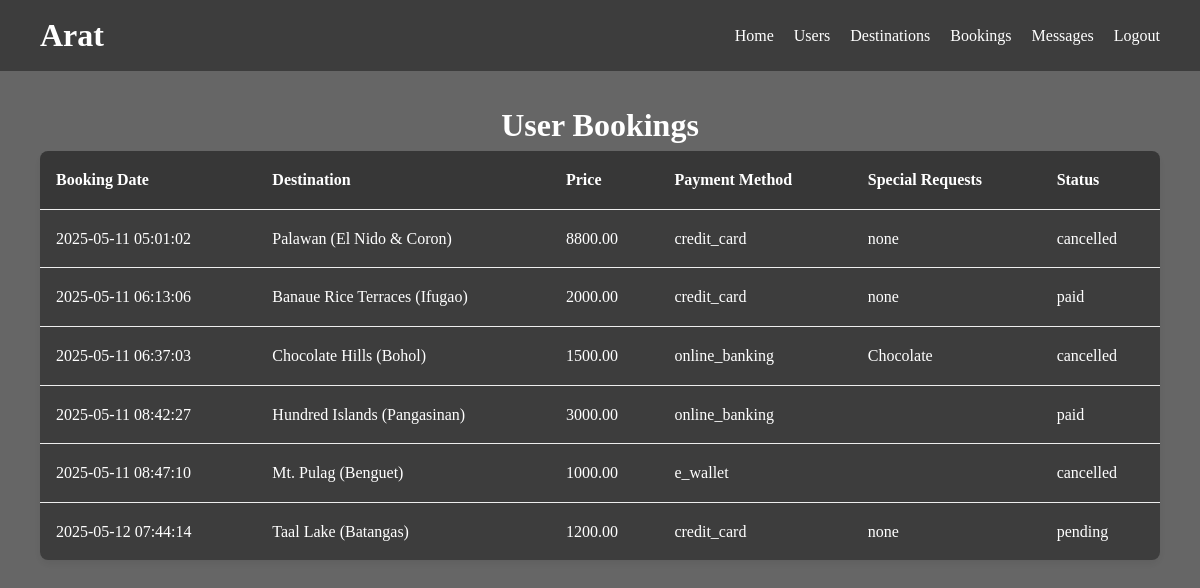
Page /frontend/admin/user_bookings.php?user_id=100 (signed in) on the committed database.
### tables this page shows
CREATE TABLE `bookings` (
  `id` int(11) NOT NULL,
  `user_id` int(11) NOT NULL,
  `package_id` int(11) NOT NULL,
  `booking_date` timestamp NOT NULL DEFAULT current_timestamp(),
  `payment_method` enum('credit_card','online_banking','e_wallet') NOT NULL,
  `special_requests` text DEFAULT NULL,
  `status` enum('pending','paid','cancelled') NOT NULL,
  `num_travelers` int(11) NOT NULL DEFAULT 1,
  `total_price` decimal(10,2) DEFAULT NULL
);

CREATE TABLE `destinations` (
  `id` int(11) NOT NULL,
  `operator_id` int(11) DEFAULT NULL,
  `name` varchar(100) DEFAULT NULL,
  `description` text DEFAULT NULL,
  `image_url` varchar(255) DEFAULT NULL,
  `itinerary` text DEFAULT NULL,
  `flight_info` varchar(255) DEFAULT NULL,
  `hotel` varchar(255) DEFAULT NULL,
  `start_date` date DEFAULT NULL,
  `end_date` date DEFAULT NULL,
  `price` decimal(10,2) DEFAULT NULL,
  `created_at` datetime DEFAULT current_timestamp(),
  `max_slots` int(11) DEFAULT 20,
  `is_featured` tinyint(1) DEFAULT 0
);

### frontend/admin/user_bookings.php (the view, shortened to what this page needs)
<?php
require '../../backend/config/db.php';
if (isset($_GET['user_id'])) {
    $user_id = $_GET['user_id'];
    $stmt = $pdo->prepare("SELECT bookings.*, destinations.name AS destination_name, destinations.price
                           FROM bookings
                           INNER JOIN destinations ON bookings.package_id = destinations.id
                           WHERE bookings.user_id = ?");
    $stmt->execute([$user_id]);
    $bookings = $stmt->fetchAll(PDO::FETCH_ASSOC);
} else {
    echo "Invalid user ID.";
    exit;
}
?>
<!DOCTYPE html>
<html>
<head>
</head>
<body>
<div class="overlay">
    <header>
        <h1>Arat</h1>
        <nav>
            <a href="dashboard.php">Home</a>
            <a href="users.php">Users</a>
            <a href="destinations.php">Destinations</a>
            <a href="bookings.php">Bookings</a>
            <a href="messages.php">Messages</a>
            <a href="/backend/auth/logout.php">Logout</a>
        </nav>
    </header>
        <h1>User Bookings</h1>
        <?php if (empty($bookings)): ?>
            <p>No bookings found for this user.</p>
        <?php else: ?>
            <table>
                <thead>
                    <tr>
                        <th>Booking Date</th>
                        <th>Destination</th>
                        <th>Price</th>
                        <th>Payment Method</th>
                        <th>Special Requests</th>
                        <th>Status</th>
                    </tr>
                </thead>
                <tbody>
                    <?php foreach ($bookings as $booking): ?>
                        <tr>
                            <td><?= htmlspecialchars($booking['booking_date']) ?></td>
                            <td><?= htmlspecialchars($booking['destination_name']) ?></td>
                            <td><?= htmlspecialchars($booking['price']) ?></td>
                            <td><?= htmlspecialchars($booking['payment_method']) ?></td>
                            <td><?= htmlspecialchars($booking['special_requests']) ?></td>
                            <td><?= htmlspecialchars($booking['status']) ?></td>
                        </tr>
                    <?php endforeach; ?>
                </tbody>
            </table>
        <?php endif; ?>
</div>
</body>
</html>

### frontend/admin/user_bookings.php (style rules this page uses)
* { margin: 0; padding: 0; box-sizing: border-box; }
body { font-family: 'Playfair Display', serif; background-image: url('/image/bora1.jpg'); background-size: cover; background-attachment: fixed; background-position: center; background-repeat: no-repeat; color: #333; line-height: 1.6; position: relative; }
.overlay { position: relative; z-index: 1; padding: 100px 40px 40px; background-color: rgba(0, 0, 0, 0.6); min-height: 100vh; }
header { position: absolute; top: 0; left: 0; width: 100%; padding: 10px 40px; display: flex; align-items: center; z-index: 1000; background: rgba(0, 0, 0, 0.4); }
header h1 { font-size: 32px; color: #fff; }
nav { margin-left: auto; display: flex; align-items: center; }
nav a { margin-left: 20px; color: #fff; text-decoration: none; font-weight: 500; font-size: 16px; transition: color 0.3s; }
table { width: 100%; border-collapse: collapse; background-color: rgba(0, 0, 0, 0.4); border-radius: 8px; overflow: hidden; box-shadow: 0 4px 10px rgba(0, 0, 0, 0.08); }
th, td { padding: 16px; border-bottom: 1px solid #eee; text-align: left; }
th { background-color:rgba(0, 0, 0, 0.1); color: white; }
tr:last-child td { border-bottom: none; }
td { color: white; }
h1 { color: white; text-align: center; }

### rows in the picture
bookings: booking_date "2025-05-11 05:01:02", package.name "Palawan (El Nido & Coron)", package.price "8800.00", payment_method "credit_card", special_requests "none", status "cancelled"
bookings: booking_date "2025-05-11 06:13:06", package.name "Banaue Rice Terraces (Ifugao)", package.price "2000.00", payment_method "credit_card", special_requests "none", status "paid"
bookings: booking_date "2025-05-11 06:37:03", package.name "Chocolate Hills (Bohol)", package.price "1500.00", payment_method "online_banking", special_requests "Chocolate", status "cancelled"
bookings: booking_date "2025-05-11 08:42:27", package.name "Hundred Islands (Pangasinan)", package.price "3000.00", payment_method "online_banking", status "paid"
bookings: booking_date "2025-05-11 08:47:10", package.name "Mt. Pulag (Benguet)", package.price "1000.00", payment_method "e_wallet", status "cancelled"
bookings: booking_date "2025-05-12 07:44:14", package.name "Taal Lake (Batangas)", package.price "1200.00", payment_method "credit_card", special_requests "none", status "pending"
